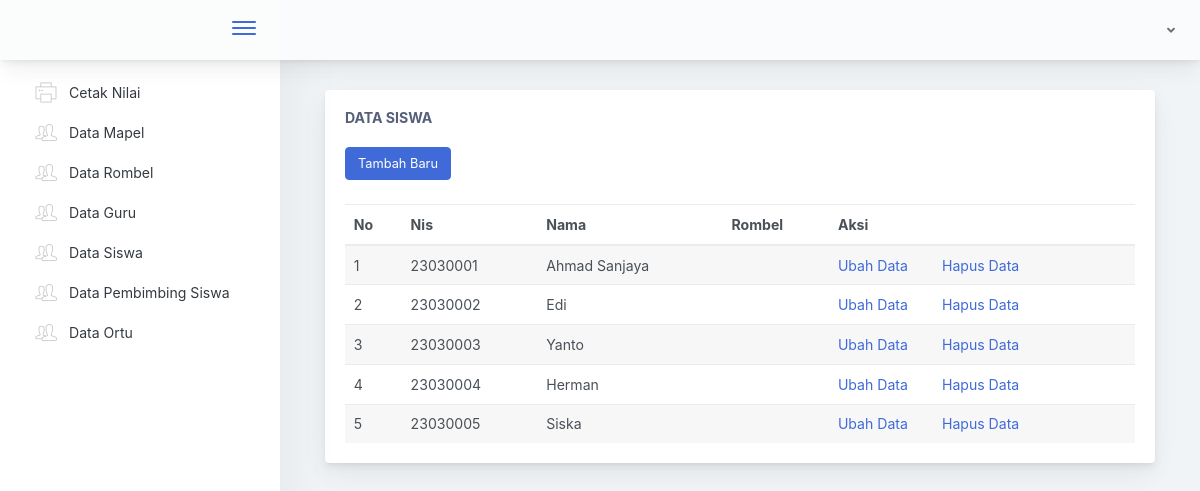
/index.php/tu/siswa, run on an earlier commit of the app's database.
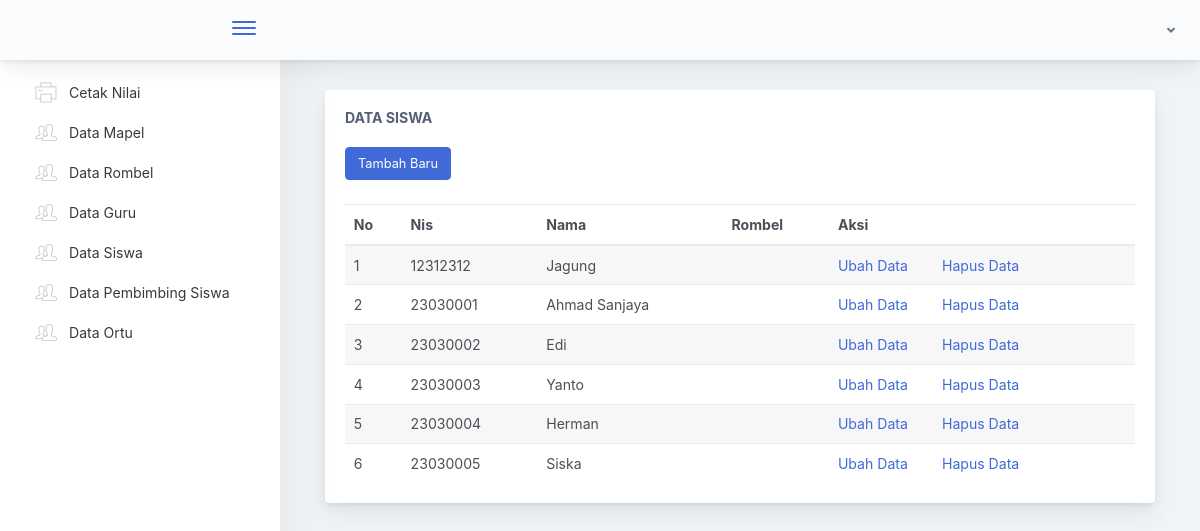
And on a later commit of the database.
### tables this page shows
CREATE TABLE `tb_siswa` (
  `nis` int NOT NULL,
  `id_rombel` int NOT NULL,
  `nama` varchar(50) NOT NULL,
  `username` varchar(50) NOT NULL,
  `password` varchar(250) NOT NULL
);

### application/controllers/Tu.php (called while the page is built, shortened)
<?php
class Tu extends CI_Controller {
  public function __construct()
  {
    $this->load->model('M_Nilai');
    $this->load->model('SaveModel');
    $this->load->model('TuModel');
    $this->load->library('form_validation');
  }
public function siswa()
{
  $data['dtsiswa'] = $this->db->query("SELECT * FROM tb_siswa")->result();
  $this->load->view('tu/siswa', $data);
}
}

### index.php (called while the page is built, shortened)
<?php
require_once BASEPATH.'core/CodeIgniter.php';

### application/views/tu/siswa.php (the view, shortened to what this page needs)
<!doctype html>
<html lang="en">
<head>
</head>
<body>
        <div class="app-main">
                <div class="app-main__outer">
                    <div class="app-main__inner">
                        <div class="col-lg-12">
                                <div class="main-card mb-3 card">
                                    <div class="card-body"><h5 class="card-title">Data Siswa</h5>
                                    <a href="<?= base_url('Tu/addsiswa') ?>" class="btn btn-primary mt-2 mb-4">Tambah Baru</a>
                                        <table class="mb-0 table table-striped">
                                            <thead>
                                            <tr>
                                                <th>No</th>
                                                <th>Nis</th>
                                                <th>Nama </th>
                                                <th>Rombel</th>
                                                <th>Aksi</th>
                                            </tr>
                                            </thead>
                                            <tbody>
                                                <?php
                                                $no = 1;
                                                foreach ($dtsiswa as $key) {
                                                    ?>
                                            <tr>
                                                <td><?php echo $no++ ?></td>
                                                <td><?php echo $key->nis ?></td>
                                                <td><?php echo $key->nama ?></td>
                                                <td><?php echo $key->rombel ?></td>
                                                <td>
                                                    <a href="<?php echo base_url('Tu/editsiswa')?>/<?php echo $key->nis?>"style="margin-right: 30px;">Ubah Data</a>
                                                    <a href="<?php echo base_url('Tu/hapussiswa')?>/<?php echo $key->nis?>">Hapus Data</a>
                                            </tr>
                                                <?php
                                            }
                                                ?>
                                            </tbody>
                                        </table>
                                    </div>
                                </div>
                            </div>
                        </div>
        </div>
    </div>
</body>
</html>

What changed in the data, as far as the page shows it:
added tb_siswa: nis "12312312", nama "Jagung"
